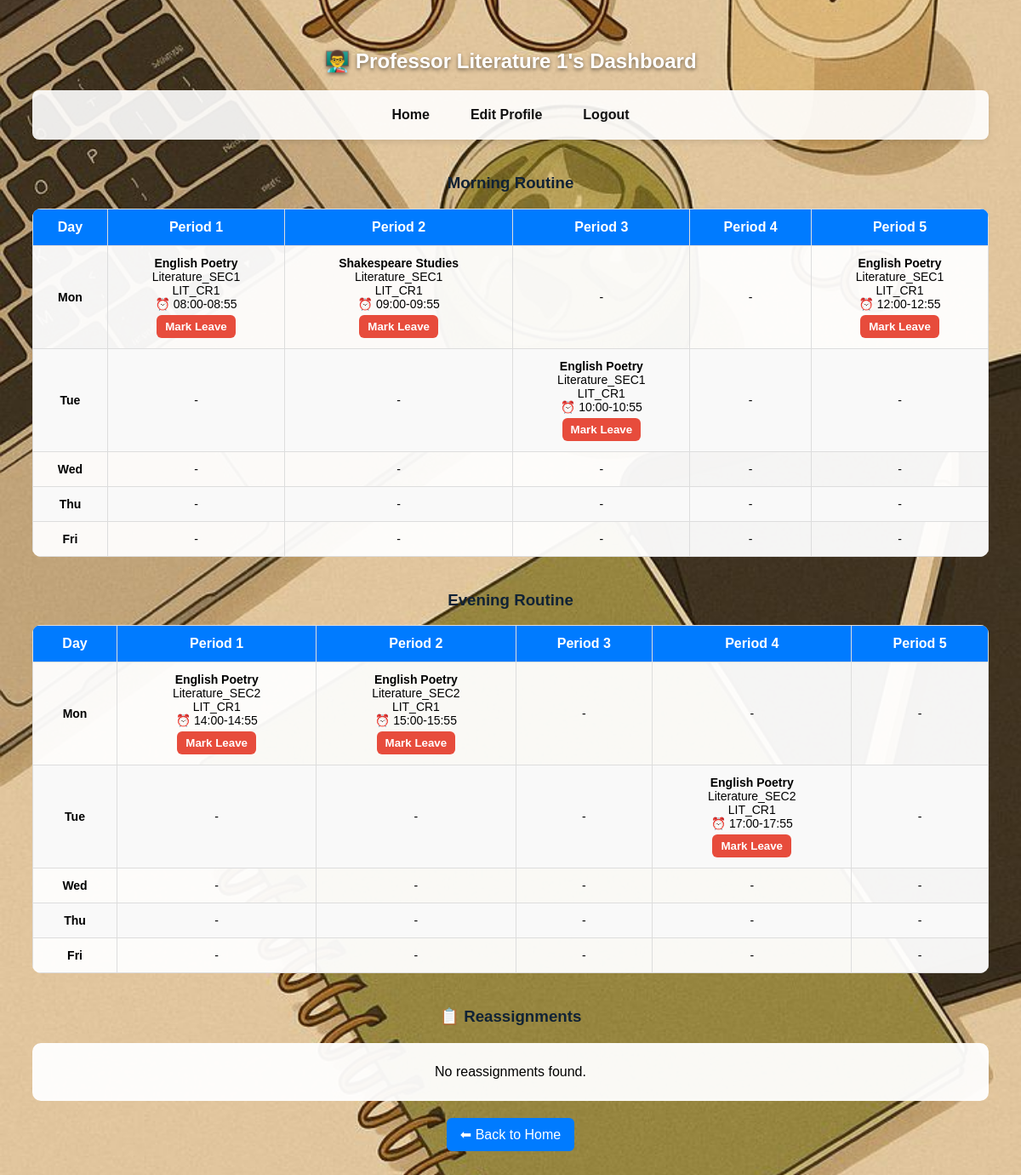
The page /teacherdashboard/2 on the database its author committed.
### application/models.py (models this page shows, shortened)
class User(db.Model):
    __tablename__='user'
    id = db.Column(db.Integer, primary_key=True, autoincrement=True)
    name = db.Column(db.String(100), nullable=False)
    email = db.Column(db.String(100), unique=True, nullable=False)
    password = db.Column(db.String(255), nullable=False)
    phone = db.Column(db.String(15), unique=True, nullable=False)
    address = db.Column(db.String(255))
    student = db.relationship("Student", back_populates="user", uselist=False, cascade="all, delete-orphan")
    teacher = db.relationship("Teacher", back_populates="user", uselist=False, cascade="all, delete-orphan")
    roles= db.relationship('UserRole', back_populates='user', cascade='all, delete-orphan')

class Batch(db.Model):
    __tablename__ = 'batch'
    id = db.Column(db.Integer, primary_key=True, autoincrement=True)
    name = db.Column(db.String(50), nullable=False)  # Morning/Evening
    classroom_id = db.Column(
        db.Integer,
        db.ForeignKey('classroom.id', ondelete="CASCADE"),
        nullable=False
    )
    sections = db.relationship(
        "Section",
        backref="batch",
        cascade="all, delete-orphan",
        passive_deletes=True
    )

class Subject(db.Model):
    __tablename__ = 'subject'
    id = db.Column(db.Integer, primary_key=True, autoincrement=True)
    name = db.Column(db.String(100), nullable=False)
    distribution_type = db.Column(db.String(20), default="mixed")
    department_id = db.Column(db.Integer, db.ForeignKey('department.id'), nullable=False)
    credits = db.Column(db.Integer, nullable=False, default=3)   # credit system
    theory_hours = db.Column(db.Integer, nullable=False, default=0)  # derived from credits
    lab_hours = db.Column(db.Integer, nullable=False, default=0)     # derived from credits
    weekly_classes = db.Column(db.Integer, nullable=False, default=3)  # total slots
    routine_slots = db.relationship('RoutineSlot', back_populates='subject')
    teacher_assocs = db.relationship("TeacherSubject", back_populates="subject", cascade="all, delete-orphan")
    teachers = association_proxy("teacher_assocs", "teacher")

class Section(db.Model):
    __tablename__ = 'section'
    id = db.Column(db.Integer, primary_key=True, autoincrement=True)
    name = db.Column(db.String(10), nullable=False)
    department_id = db.Column(db.Integer, db.ForeignKey('department.id', ondelete="CASCADE"), nullable=False)
    selected_routine = db.Column(db.String(10), nullable=True)
    batch_id = db.Column(db.Integer, db.ForeignKey('batch.id', ondelete="CASCADE"), nullable=True)
    students = db.relationship('Student', backref='section', cascade="all, delete-orphan", passive_deletes=True)
    routines = db.relationship('Routine', backref='section', cascade="all, delete-orphan", passive_deletes=True)
    __table_args__ = (
        db.UniqueConstraint('name', 'department_id', name='uq_section_department'),
    )

class ClassRoom(db.Model):
    __tablename__ = 'classroom'
    id = db.Column(db.Integer, primary_key=True)
    name = db.Column(db.String(100), nullable=False, unique=True)
    capacity = db.Column(db.Integer, nullable=False, default=30)
    is_lab = db.Column(db.Boolean, default=False, nullable=False)
    department_id = db.Column(db.Integer, db.ForeignKey('department.id'), nullable=False)
    batches = db.relationship('Batch', backref='classroom', cascade="all, delete-orphan", passive_deletes=True)
    students = db.relationship('Student', backref='classroom', cascade="all, delete-orphan", passive_deletes=True)
    teachers = db.relationship('Teacher', backref='classroom', cascade="all, delete-orphan", passive_deletes=True)

class RoutineSlot(db.Model):
    __tablename__ = 'routine_slot'
    id = db.Column(db.Integer, primary_key=True, autoincrement=True)
    routine_id = db.Column(db.Integer, db.ForeignKey('routine.id'), nullable=False)
    day = db.Column(db.String(10), nullable=False)
    period = db.Column(db.Integer, nullable=False)
    subject_id = db.Column(db.Integer, db.ForeignKey('subject.id'), nullable=True)
    teacher_id = db.Column(db.Integer, db.ForeignKey('teacher.id'), nullable=True)
    classroom_id = db.Column(db.Integer, db.ForeignKey('classroom.id'), nullable=True)
    time_range = db.Column(db.String(20), nullable=False)
    extra_subject_id = db.Column(db.Integer, db.ForeignKey('extra_subject.id'), nullable=True)
    extra_subject = db.relationship("ExtraSubject", back_populates="routine_slots")
    routine = db.relationship('Routine', back_populates='slots')
    subject = db.relationship('Subject', back_populates='routine_slots')
    teacher = db.relationship('Teacher', back_populates='routine_slots')
    classroom = db.relationship('ClassRoom', backref='routine_slots')

### app.py (the view)
@app.route("/teacherdashboard/<int:teacher_id>")
def teacherdashboard(teacher_id):
    teacher = Teacher.query.get_or_404(teacher_id)
    current_slots = (
        RoutineSlot.query
        .join(Routine, RoutineSlot.routine_id == Routine.id)
        .filter(RoutineSlot.teacher_id == teacher_id, Routine.finalized == True)
        .all()
    )
    original_slots = (
        RoutineSlot.query
        .join(SubstituteLog, RoutineSlot.id == SubstituteLog.slot_id)
        .filter(SubstituteLog.from_teacher_id == teacher_id)
        .all()
    )
    all_slots = list(set(current_slots + original_slots))
    days = ["Mon", "Tue", "Wed", "Thu", "Fri"]
    routine_by_batch = {}
    for slot in all_slots:
        is_reassigned_from_me = any(log.from_teacher_id == teacher_id for log in slot.substitute_logs)
        is_reassigned_to_me = any(log.to_teacher_id == teacher_id for log in slot.substitute_logs)
        is_not_my_current_slot = slot.teacher_id != teacher_id
        if not is_reassigned_from_me and is_not_my_current_slot and not is_reassigned_to_me:
             continue
        batch = slot.routine.section.batch if slot.routine and slot.routine.section else None
        batch_name = batch.name if batch else "Unassigned Batch"
        if batch_name not in routine_by_batch:
            routine_by_batch[batch_name] = {day: {} for day in days}
        subject_name = slot.subject.name if slot.subject else (slot.extra_subject.name if slot.extra_subject else "N/A")
        section_name = slot.routine.section.name if slot.routine and slot.routine.section else "N/A"
        classroom_name = slot.classroom.name if slot.classroom else "N/A"
        routine_by_batch[batch_name][slot.day].setdefault(slot.period, []).append({
            "id": slot.id,
            "subject": subject_name,
            "section": section_name,
            "classroom": classroom_name,
            "time_range": slot.time_range,
            "is_reassigned_from_me": is_reassigned_from_me,
            "is_reassigned_to_me": is_reassigned_to_me,
        })
    reassignments = (
        SubstituteLog.query
        .join(RoutineSlot, RoutineSlot.id == SubstituteLog.slot_id)
        .filter(
            (SubstituteLog.from_teacher_id == teacher_id) |
            (SubstituteLog.to_teacher_id == teacher_id)
        )
        .all()
    )
    return render_template(
        "teacherdashboard.html",
        teacher=teacher,
        routine_by_batch=routine_by_batch,
        reassignments=reassignments,
        days=days
    )

### templates/teacherdashboard.html (shortened to what this page needs)
<!DOCTYPE html>
<html lang="en">
<head>
</head>
<body>
    <h2>👨‍🏫 {{ teacher.user.name }}'s Dashboard</h2>
    <nav>
      <a href="/teacherdashboard/{{ teacher.id }}">Home</a>
      <a href="/teditprofile/{{ teacher.id }}">Edit Profile</a>
      <a href="/logout">Logout</a>
    </nav>
    {% for batch_name, routine_table in routine_by_batch.items() %}
    <h3>{{ batch_name }} Routine</h3>
    <table>
        <thead>
            <tr>
                <th>Day</th>
                {% for period in range(1, 6) %}
                <th>Period {{ period }}</th>
                {% endfor %}
            </tr>
        </thead>
        <tbody>
            {% for day in days %}
            <tr>
                <td><b>{{ day }}</b></td>
                {% for period in range(1, 6) %}
                    {% set slots_for_period = routine_table[day].get(period, []) %}
                    <td>
                        {% if slots_for_period %}
                            {% for slot_data in slots_for_period %}
                                <b>{{ slot_data.subject }}</b><br>
                                {{ slot_data.section }}<br>
                                {{ slot_data.classroom }}<br>
                                ⏰ {{ slot_data.time_range }}
                                {% if slot_data.is_reassigned_from_me %}
                                    <form method="POST" action="{{ url_for('reassign_to_original') }}">
                                        <input type="hidden" name="slot_id" value="{{ slot_data.id }}">
                                        <input type="hidden" name="teacher_id" value="{{ teacher.id }}">
                                        <button type="submit" class="success">Reassign</button>
                                    </form>
                                {% elif slot_data.is_reassigned_to_me %}
                                    <form method="POST" action="{{ url_for('mark_absent') }}">
                                        <input type="hidden" name="slot_id" value="{{ slot_data.id }}">
                                        <input type="hidden" name="teacher_id" value="{{ teacher.id }}">
                                        <button type="submit" class="danger">Mark Leave</button>
                                    </form>
                                {% else %}
                                    <form method="POST" action="{{ url_for('mark_absent') }}">
                                        <button type="submit" class="danger">Mark Leave</button>
                                    </form>
                                {% endif %}
                            {% endfor %}
                        {% else %}
                            -
                        {% endif %}
                    </td>
                {% endfor %}
            </tr>
            {% endfor %}
        </tbody>
    </table>
    {% endfor %}
    <h3>📋 Reassignments</h3>
    <div class="reassignment-log">
        {% if reassignments %}
            {% for log in reassignments %}
                <p>
                    Slot: {{ log.slot.subject.name if log.slot.subject else 'N/A' }}
                    from {{ log.from_teacher.user.name }}
                    to {{ log.to_teacher.user.name }} on
                    {{ log.timestamp.strftime('%Y-%m-%d %H:%M') }}
                </p>
            {% endfor %}
        {% else %}
            <p>No reassignments found.</p>
        {% endif %}
    </div>
    <div style="text-align:center;">
        <a class="back" href="/">⬅ Back to Home</a>
    </div>
</body>
</html>

### templates/teacherdashboard.html (style rules this page uses)
body { font-family: Arial, sans-serif; background: url("/static/pic.jpeg") no-repeat center center/cover; padding: 30px; }
h2 { text-align: center; color: #fff; margin-bottom: 20px; text-shadow: 0 2px 4px rgba(0,0,0,0.5); }
nav { display: flex; justify-content: center; gap: 20px; margin-bottom: 30px; padding: 12px; background: rgba(255, 255, 255, 0.9); border-radius: 8px; box-shadow: 0 3px 6px rgba(0,0,0,0.1); }
nav a { color: rgb(17, 17, 17); text-decoration: none; font-weight: bold; padding: 8px 14px; border-radius: 6px; transition: background 0.2s; }
h3 { text-align: center; margin-top: 40px; color: #102235; }
table { width: 100%; border-collapse: collapse; background: rgba(255,255,255,0.95); border-radius: 10px; overflow: hidden; margin-bottom: 40px; }
th, td { border: 1px solid #ddd; padding: 12px; text-align: center; }
th { background: #007BFF; color: white; }
td { font-size: 14px; }
tr:nth-child(even) { background: #f9f9f9; }
.reassignment-log { text-align: center; background: rgba(255,255,255,0.95); padding: 20px; border-radius: 10px; margin-top: 20px; }
.reassignment-log p { margin: 5px 0; }
a.back { display: inline-block; margin: 20px auto; padding: 10px 16px; background: #007BFF; color: white; text-decoration: none; border-radius: 6px; }
button.danger { padding: 6px 10px; border: none; border-radius: 6px; cursor: pointer; font-weight: bold; background: #e74c3c; color: #fff; margin-top: 5px; }

### rows shown on the page
User: user.name "Professor Literature 1"
Batch: name "Morning", period "1" "2" "3" "4" "5", days "Mon" "Tue" "Wed" "Thu" "Fri"
Subject: subject "English Poetry" "English Poetry" "English Poetry" "English Poetry" "English Poetry" "English Poetry"
Section: section "Literature_SEC1" "Literature_SEC1" "Literature_SEC1" "Literature_SEC1"
ClassRoom: classroom "LIT_CR1" "LIT_CR1" "LIT_CR1" "LIT_CR1" "LIT_CR1" "LIT_CR1" "LIT_CR1"
RoutineSlot: time_range "08:00-08:55"
Subject: subject "Shakespeare Studies"
RoutineSlot: time_range "09:00-09:55"
RoutineSlot: time_range "12:00-12:55"
RoutineSlot: time_range "10:00-10:55"
Batch: name "Evening", period "1" "2" "3" "4" "5", days "Mon" "Tue" "Wed" "Thu" "Fri"
Section: section "Literature_SEC2" "Literature_SEC2" "Literature_SEC2"
RoutineSlot: time_range "14:00-14:55"
RoutineSlot: time_range "15:00-15:55"
RoutineSlot: time_range "17:00-17:55"
